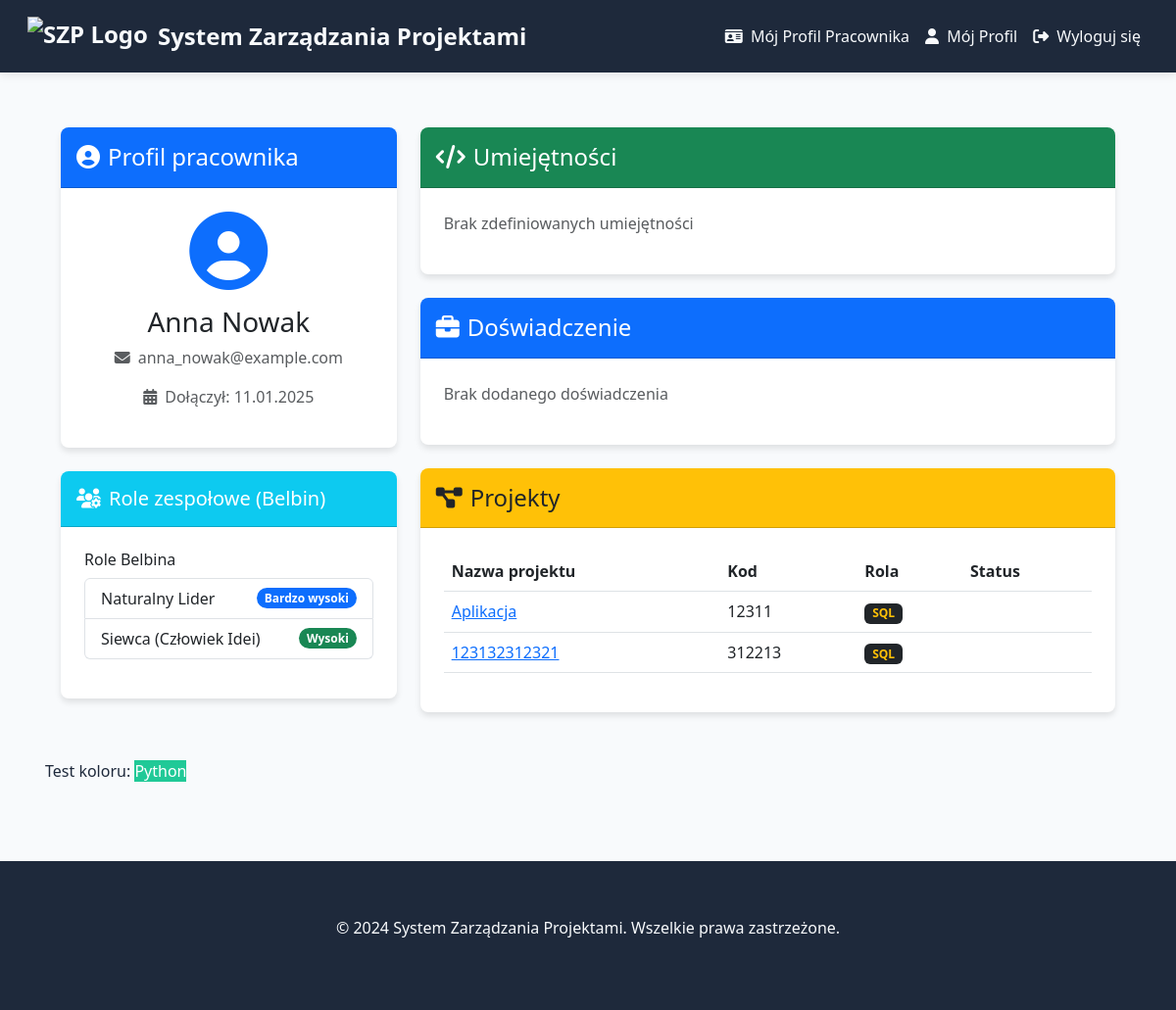
Before: /employees/profile/6/ (signed in) with the older database file.
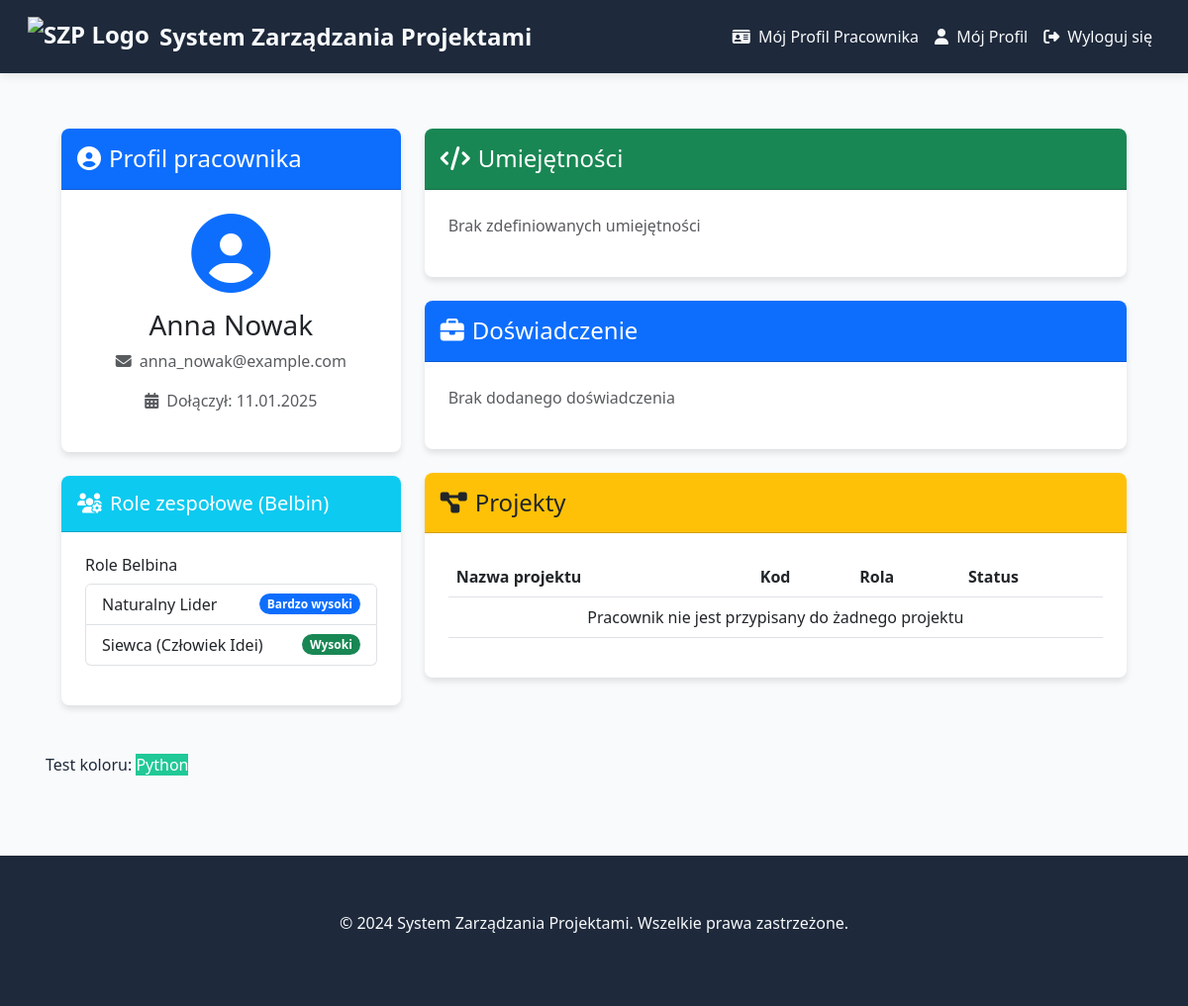
After: the same page with the newer database file.
### projects/models.py (models this page shows, shortened)
class EmployeeProjectAssignment(models.Model):
    project = models.ForeignKey(Project, on_delete=models.CASCADE)
    employee = models.ForeignKey(Employee, on_delete=models.CASCADE)
    skill = models.ForeignKey(Skill, on_delete=models.CASCADE)

class Project(models.Model):
    title = models.CharField(max_length=255)
    code = models.CharField(max_length=50, unique=True)
    description = models.TextField()
    owner = models.ForeignKey(Employer, on_delete=models.CASCADE, related_name='projects')
    employees = models.ManyToManyField(Employee, related_name='projects', blank=True)  # Dodanie tej linii

### employees/models.py (models this page shows, shortened)
class Skill(models.Model):
    name = models.CharField(max_length=100)
    logo = models.ImageField(upload_to='skills/logos/', blank=True, null=True)

### employees/views.py (the view)
# urls.py: path('profile/<int:employee_id>/', views.employee_profile, name='employee_profile'),
@login_required
def employee_profile(request, employee_id):
    employee = get_object_or_404(Employee, id=employee_id)
    return render(request, 'employees/employee_profile.html', {'employee': employee})

### employees/context_processors.py (called while the page is built)
def global_context_processor(request):
    role_names = {
        'PO': 'Praktyczny Organizator',
        'NL': 'Naturalny Lider',
        'CZA': 'Człowiek Akcji',
        'SIE': 'Siewca (Człowiek Idei)',
        'CZK': 'Człowiek Kontaktów',
        'SE': 'Sędzia',
        'CZG': 'Człowiek Grupy',
        'PER': 'Perfekcjonista'
    }
    return {'role_names': role_names}

### employees/templatetags/employee_tags.py (called while the page is built, shortened)
@register.filter
def get_item(dictionary, key):
    print(f"DEBUG - get_item: dictionary={dictionary}, key={key}, type(key)={type(key)}")
    if dictionary is None:
        print("DEBUG - get_item: dictionary is None")
        return None
    if key is None:
        print("DEBUG - get_item: key is None")
        return None
    str_key = str(key)
    print(f"DEBUG - get_item: str_key={str_key}")
    if str_key in dictionary:
        value = dictionary[str_key]
        print(f"DEBUG - get_item: value for str_key={value}")
        return value

@register.filter
def get_employee_id(user):
    if hasattr(user, 'employee') and user.employee:
        return user.employee.id

### employees/templates/employees/employee_profile.html (shortened to what the changed rows need)
{% extends "base.html" %}
{% load static %}
{% load custom_filters %}
{% load employee_tags %}
{% block content %}
<div class="container py-4">
    <div class="row">
        <div class="col-md-4">
            {% if employee.belbin_test_result %}
            <div class="card mb-4">
                <div class="card-body">
                    {% with roles=employee.belbin_test_result.roles_by_level %}
                    <ul class="list-group mb-3">
                        {% for role in roles|get_item:"bardzo wysoki" %}
                            <li class="list-group-item d-flex justify-content-between align-items-center">
                                <span class="role-badge">{{ role_names|get_item:role }}</span>
                                <span class="badge bg-primary rounded-pill">Bardzo wysoki</span>
                            </li>
                        {% endfor %}
                        {% for role in roles|get_item:"wysoki" %}
                            <li class="list-group-item d-flex justify-content-between align-items-center">
                                <span class="role-badge">{{ role_names|get_item:role }}</span>
                                <span class="badge bg-success rounded-pill">Wysoki</span>
                            </li>
                        {% endfor %}
                    </ul>
                    {% endwith %}
                </div>
            </div>
            {% endif %}
        </div>
        <div class="col-md-8">
            <div class="card mb-4">
                <div class="card-body">
                    <div class="table-responsive">
                        <table class="table table-hover">
                            <thead>
                                <tr>
                                    <th>Nazwa projektu</th>
                                    <th>Kod</th>
                                    <th>Rola</th>
                                    <th>Status</th>
                                </tr>
                            </thead>
                            <tbody>
                                {% for assignment in employee.employeeprojectassignment_set.all %}
                                    <tr>
                                        <td>
                                            <a href="{% url 'edit_project' assignment.project.id %}">
                                                {{ assignment.project.title }}
                                            </a>
                                        </td>
                                        <td>{{ assignment.project.code }}</td>
                                        <td>
                                            <span class="badge {{ assignment.skill.name|skill_color }}">
                                                {{ assignment.skill.name }}
                                            </span>
                                        </td>
                                        <td>
                                        </td>
                                    </tr>
                                {% empty %}
                                    <tr>
                                        <td colspan="4" class="text-center">Pracownik nie jest przypisany do żadnego projektu</td>
                                    </tr>
                                {% endfor %}
                            </tbody>
                        </table>
                    </div>
                </div>
            </div>
        </div>
    </div>
</div>
{% endblock %}

Changed rows visible on the page:
removed EmployeeProjectAssignment: project "Aplikacja", project.code "12311", skill.name "SQL"
removed EmployeeProjectAssignment: project "123132312321", project.code "312213", skill.name "SQL"
Other visible differences:
text now shown: "Pracownik nie jest przypisany do żadnego projektu"
